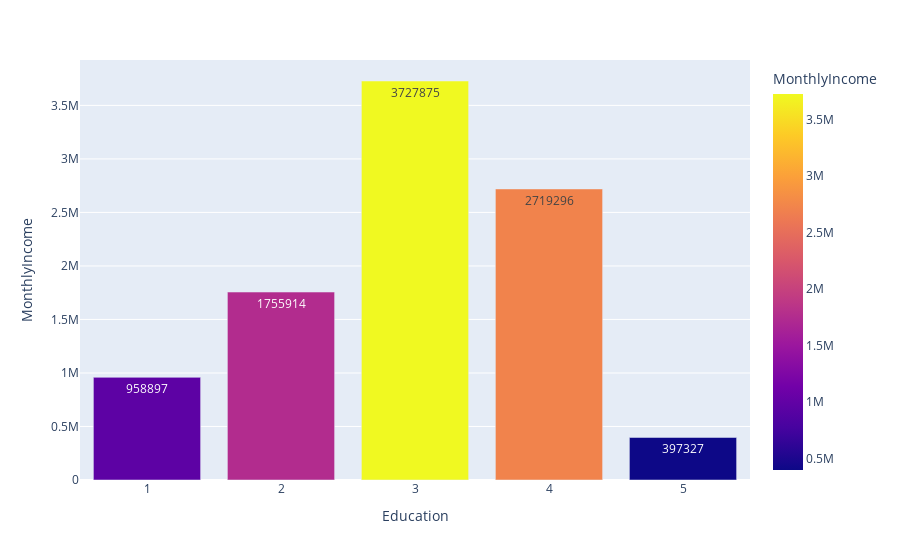

This figure's notebook cell:
### Code cell
px.bar(dff,x="Education",y="MonthlyIncome",text="MonthlyIncome",color="MonthlyIncome")

### Figure 1 — Plotly figure (JSON) as saved in the notebook; plotly's stock layout.template omitted (floating-point values rounded to 4 significant figures)
{"data": [{"alignmentgroup": "True", "hovertemplate": "Education=%{x}<br>MonthlyIncome=%{marker.color}<extra></extra>", "legendgroup": "", "marker": {"color": [958897, 1755914, 3727875, 2719296, 397327], "coloraxis": "coloraxis", "pattern": {"shape": ""}}, "name": "", "offsetgroup": "", "orientation": "v", "showlegend": false, "text": [958897, 1755914, 3727875, 2719296, 397327], "textposition": "auto", "type": "bar", "x": [1, 2, 3, 4, 5], "xaxis": "x", "y": [958897, 1755914, 3727875, 2719296, 397327], "yaxis": "y"}], "layout": {"barmode": "relative", "coloraxis": {"colorbar": {"title": {"text": "MonthlyIncome"}}, "colorscale": [[0, "#0d0887"], [0.1111, "#46039f"], [0.2222, "#7201a8"], [0.3333, "#9c179e"], [0.4444, "#bd3786"], [0.5556, "#d8576b"], [0.6667, "#ed7953"], [0.7778, "#fb9f3a"], [0.8889, "#fdca26"], [1, "#f0f921"]]}, "legend": {"tracegroupgap": 0}, "margin": {"t": 60}, "xaxis": {"anchor": "y", "domain": [0, 1], "title": {"text": "Education"}}, "yaxis": {"anchor": "x", "domain": [0, 1], "title": {"text": "MonthlyIncome"}}}}
